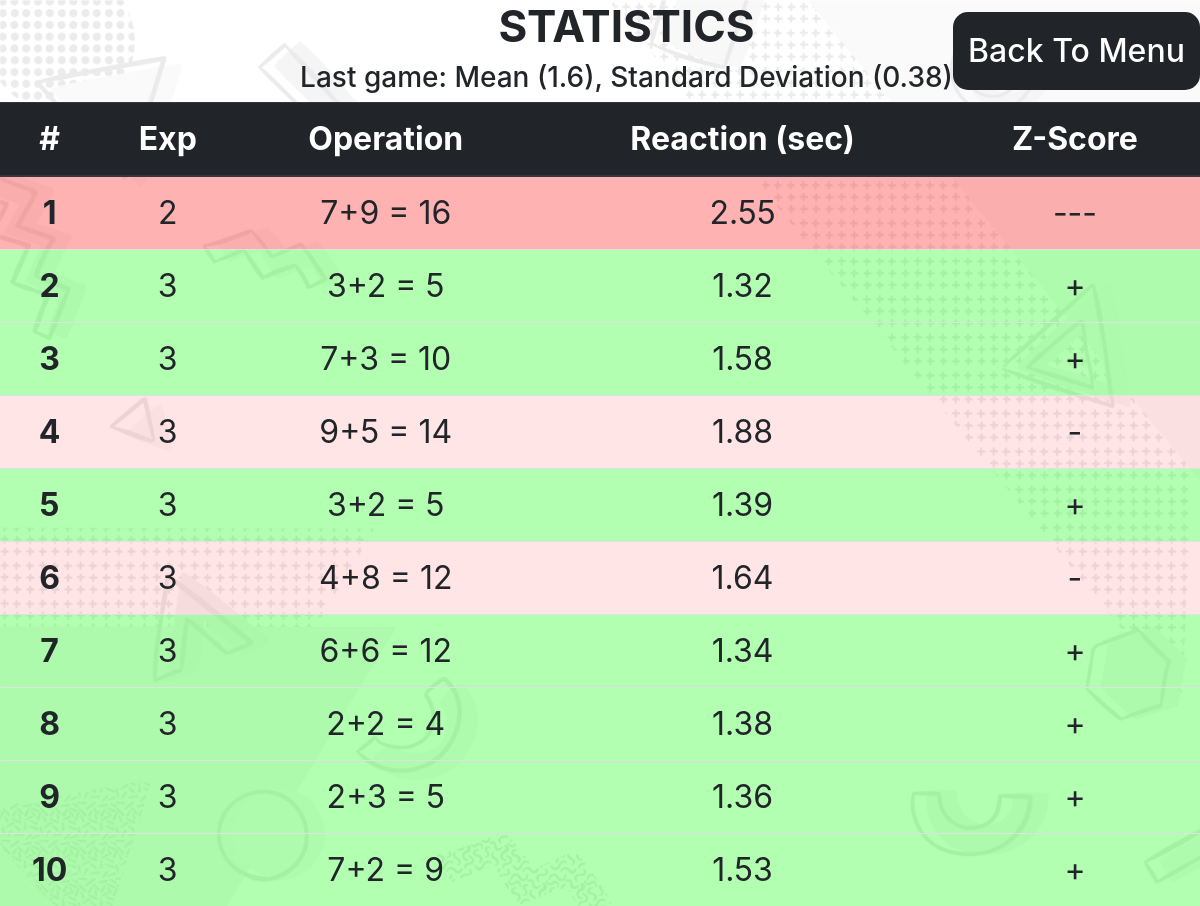
The page /results (signed in) on the database its author committed.
### tables this page shows
CREATE TABLE game_sessions (
id INTEGER NOT NULL,
reaction_time NUMERIC NOT NULL,
operation_text TEXT NOT NULL,
answer NUMERIC NOT NULL,
question_type TEXT NOT NULL,
experience_reward INTEGER NOT NULL,
time_stamp DATETIME NOT NULL DEFAULT CURRENT_TIMESTAMP,
FOREIGN KEY (id) REFERENCES users(id)
);

### app.py (the view)
@app.route("/results", methods=["GET", "POST"])
@login_required
def result_page():
    if request.method == "POST":
        data = request.get_json()["game_session_data"]
        for item in data:
            db.execute(
                "INSERT INTO game_sessions (id, reaction_time, operation_text, answer, question_type, experience_reward) VALUES (?, ?, ?, ?, ?, ?)",
                session["user_id"],
                float(item["reactionTime"]),
                item["operationText"],
                item["questionAnswer"],
                item["operationType"],
                item["experience"]
            )
        return redirect("/results")
    else:
        dataset = db.execute("SELECT * FROM game_sessions WHERE id = ? ORDER BY time_stamp DESC LIMIT ?", session["user_id"], QUESTION_AMOUNT)
        reaction_data = []
        for data in dataset:
            reaction_data.append(data["reaction_time"])
        mean = float("{:.2f}".format(sum(reaction_data) / len(reaction_data)))
        std = float("{:.2f}".format(stdev(reaction_data)))
        zscore_data = []
        for data in reaction_data:
            z = abs((data-mean)/std)
            if z < 1:
                z = 1
            elif 1 <= z <= 1.5:
                z = 2
            else:
                z = 3
            zscore_data.append(int(z))
        return render_template("result.html", dataset=dataset, mean=mean, zscore_data=zscore_data, std=std)

### app.py (called while the page is built)
def login_required(f):
    @wraps(f)
    def decorated_function(*args, **kwargs):
        if session.get("user_id") is None:
            return redirect("/login")
        return f(*args, **kwargs)
    return decorated_function

@app.after_request
def after_request(response):
    response.headers["Cache-Control"] = "no-cache, no-store, must-revalidate"
    response.headers["Expires"] = 0
    response.headers["Pragma"] = "no-cache"
    return response

### templates/result.html (shortened to what this page needs)
{% extends "layout.html" %}
{% block head %}
    <link rel="stylesheet" href="https://cdn.jsdelivr.net/npm/bootstrap@4.0.0/dist/css/bootstrap.min.css">
{% endblock %}
{% block main %}
    <div class="result-container">
        <div class="result-div">
            <div>
                <h2>STATISTICS</h2>
                <h3>Last game: Mean ({{ mean }}), Standard Deviation ({{ std }})</h3>
            </div>
            <form action="/" method="get">
                <div>
                    <button type="submit">
                        Back To Menu
                    </button>
                </div>
            </form>
        </div>
        <table class="table table-striped">
            <thead class="thead-dark">
                <tr>
                    <th scope="col">#</th>
                    <th scope="col">Exp</th>
                    <th scope="col">Operation</th>
                    <th scope="col">Reaction (sec)</th>
                    <th scope="col">Z-Score</th>
                </tr>
            </thead>
            <tbody>
                {% for item in dataset %}
                    <tr {% if item["reaction_time"] > mean %}
                            style="background-color:rgba(255,0,0, {{0.1*zscore_data[loop.index-1]}})"
                        {% else %}
                            style="background-color:rgba(0,255,0, {{0.3*zscore_data[loop.index-1]}})"
                        {% endif %}>
                        <th scope="row">{{ loop.index }}</th>
                        <td>{{ item["experience_reward"] }}</td>
                        <td>{{ item["operation_text"] }} = {{ item["answer"] }}</td>
                        <td>{{ item["reaction_time"] }}</td>
                        <td>
                            {% if item["reaction_time"] > mean %}
                                {{ "-" * zscore_data[loop.index-1] }}
                            {% elif item["reaction_time"] == mean %}
                                =
                            {% else %}
                                {{ "+" * zscore_data[loop.index-1] }}
                            {% endif %}
                        </td>
                    </tr>
                {% endfor %}
            </tbody>
        </table>
    </div>
{% endblock %}

### templates/layout.html (shortened to what this page needs)
<!DOCTYPE html>
<html lang="en">
    <head>
        <link href="/static/styles.css" rel="stylesheet">
        {% block head %}{% endblock %}
    </head>
    <body>
        <main>
            {% block main %}{% endblock %}
        </main>
    </body>
</html>

### static/styles.css (style rules this page uses)
* { margin: 0; padding: 0; }
*, *::before, *::after { box-sizing: inherit; }
html { box-sizing: border-box; scroll-behavior: smooth; }
body { background-image: url('arithmetick-bg.png'); background-repeat: no-repeat; background-size: cover; background-attachment: fixed; height: 100vh; }
.result-container { font-size: 32px; text-align: center; }
.result-container h2 { font-size: 44px; font-weight: 700; }
.result-div { padding-left: 25%; display: flex; justify-content: space-around; align-items: center; }
.result-div button { transition-duration: 0.4s; border: none; padding: 15px; background-color: #212529; border-radius: 15px; font-weight: 500; color: white; }

### rows shown on the page
game_sessions: experience_reward "2", operation_text "7+9", answer "16", reaction_time "2.55", index "---"
game_sessions: experience_reward "3", operation_text "3+2", answer "5", reaction_time "1.32", index "+"
game_sessions: experience_reward "3", operation_text "7+3", answer "10", reaction_time "1.58", index "+"
game_sessions: experience_reward "3", operation_text "9+5", answer "14", reaction_time "1.88", index "-"
game_sessions: experience_reward "3", operation_text "3+2", answer "5", reaction_time "1.39", index "+"
game_sessions: experience_reward "3", operation_text "4+8", answer "12", reaction_time "1.64", index "-"
game_sessions: experience_reward "3", operation_text "6+6", answer "12", reaction_time "1.34", index "+"
game_sessions: experience_reward "3", operation_text "2+2", answer "4", reaction_time "1.38", index "+"
game_sessions: experience_reward "3", operation_text "2+3", answer "5", reaction_time "1.36", index "+"
game_sessions: experience_reward "3", operation_text "7+2", answer "9", reaction_time "1.53", index "+"

### other values the page prints
{{ mean }} "1.6"
{{ std }} "0.38"
